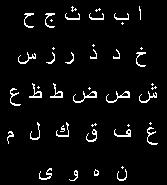
%> input picture dataSet/letters.jpg, 167 x 185 px
$ octave Template.m   (GNU Octave 9; MATLAB toolbox functions it lacks are replaced by stand-ins)
%> lines starting %> are read from the running program, lines starting %| are printed output that depends on the picture; in (x1, y1, x2, y2) boxes, pixels count from 0 and x2, y2 are one past the last pixel; in counts of white or black regions, pixels touching at a corner belong together; the program's own positions count from 1
letters=imread('dataset\\letters.jpg');
%> letters is the input picture: size 185x167x3 uint8; min 0, max 255, mean 12.5

%RGB to gray
if size(letters,3)>1
    letters=rgb2gray(letters);
%> letters: size 185x167 uint8
end

%Binarize
letters=imbinarize(letters);
%> letters: size 185x167 logical; 4.6% white in thin lines or dots, all inside (x1, y1, x2, y2) = (7, 6, 158, 181)

% process data to get accurate positions of letters
 se=strel('disk',2);
 se2=strel('disk',3);
 letterWithPoints=imdilate(letters,se);
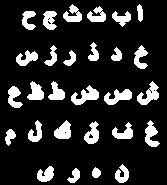
%> letterWithPoints: size 185x167 logical; 15.7% white; 28 white regions
 spearted=regionprops(letterWithPoints,'BoundingBox');
%> spearted = 28 regions; largest, box (x1, y1, x2, y2): (71, 85, 99, 105), (137, 81, 159, 105), (104, 89, 132, 105), (145, 120, 160, 147), (112, 122, 133, 139)

%Save letters in cell
 lettersSeparted=cell(28,1);
 for i=1:28
     rect = spearted(i).BoundingBox;
     lettersSeparted{i}=imcrop(letters,rect);
     lettersSeparted{i}=imresize(lettersSeparted{i},[50 50]);
     subplot(4,7,i)
     imshow(lettersSeparted{i});
 end
%> this loop made 28 passes
%> rect on passes 1 to 12: [5.5 129.5 11 17], [8.5 86.5 15 22], [16.5 50.5 22 16], [22.5 11.5 14 19], [27.5 81.5 17 19], [28.5 120.5 14 22], [37.5 166.5 17 16], [43.5 11.5 14 19], [44.5 45.5 13 21], [48.5 81.5 17 19], [54.5 120.5 17 19], [63.5 4.5 19 18]
%> after the loop, lettersSeparted = 28 items
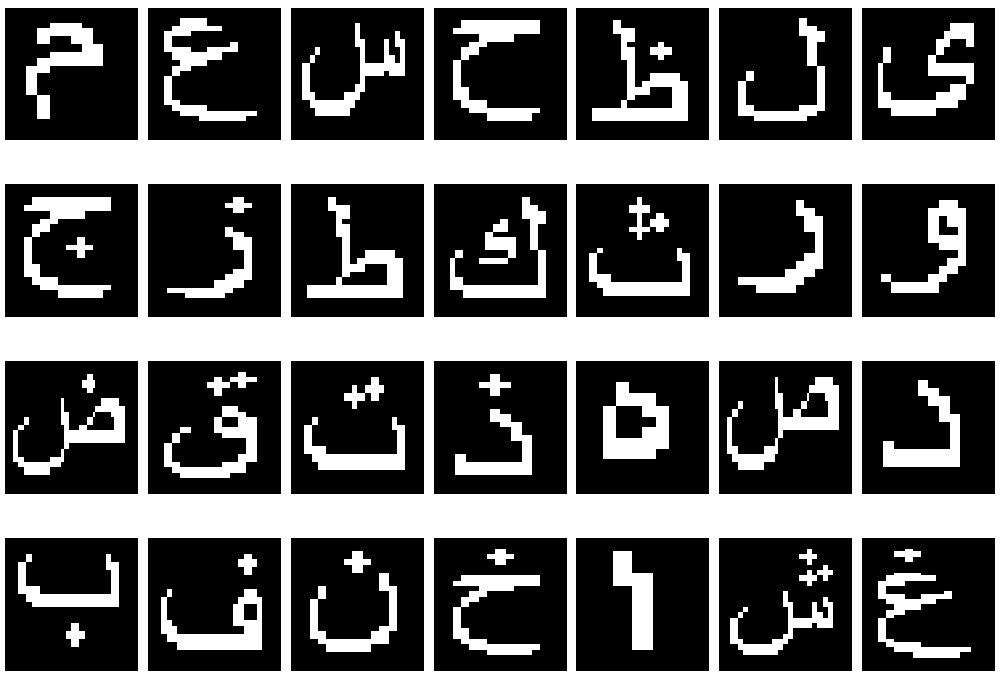
%> figure redrawn from the program's plot data, 28 panels

 disp('Press Any button to continue')
 %waitforbuttonpress;

  %Based on order of reading charters
 Array=["mem.bmp","een.bmp","sen.bmp",'hah.bmp','zah.bmp','lam.bmp','yaa.bmp','gim.bmp','zen.bmp','taa.bmp'....
     'kaf.bmp','tha.bmp','raa.bmp','waw.bmp','dad.bmp','kaff.bmp','teh.bmp','zaa.bmp','haa.bmp','sad.bmp',....
     'dal.bmp','baa.bmp','faa.bmp','non.bmp','kha.bmp','alf.bmp','shn.bmp','khn.bmp'];

%Write charceters in folder of template
%We can see that letter haa is not as required ,so we will ignore it
 for i=1:28
     if strcmp(Array(i),'haa.bmp')==1
         continue
     end
     imwrite(lettersSeparted{i},fullfile("letters\" ,Array(i) ));
 end

clf
%Create haa
haa=rgb2gray(imread('dataset\\heh.bmp'));
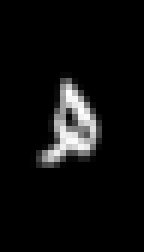
%> input picture dataSet/heh.bmp, 24 x 42 px (shown 6 times larger)
%> haa: size 42x24 uint8; min 0, max 255, mean 14
haa=imbinarize(haa);
%> haa: size 42x24 logical; 6.4% white in thin lines or dots, all inside (x1, y1, x2, y2) = (7, 13, 16, 27)
haa=imresize(haa,[150 150]);
%> haa: size 150x150 logical; 6.5% white; 1 white region, box (x1, y1, x2, y2) and area: (44, 46, 100, 96) 1452
haa=imerode(haa,se);
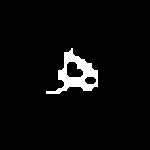
%> haa: size 150x150 logical; 4% white; 1 white region
haa=bwareaopen(haa,5);
haRegion=regionprops(haa,'BoundingBox','Area');
%> haRegion = 1 region; box (x1, y1, x2, y2) and Area: (46, 48, 98, 94) 906
newHa=imcrop(haa,haRegion(1).BoundingBox);
%> newHa: size 47x53 logical; 36.4% white; 1 white region, box (x1, y1, x2, y2) and area: (0, 0, 52, 46) 906
newHa=imresize(newHa,[50 50]);
%> newHa: size 50x50 logical; 36.4% white; 1 white region, box (x1, y1, x2, y2) and area: (0, 0, 49, 49) 910
imwrite(newHa,fullfile("letters\" ,"haa.bmp" ));
imshow(newHa)
disp('Press Any button to continue')
%waitforbuttonpress;


%Create Numbers
numbers=rgb2gray(imread('dataset\\numbers.jpg'));
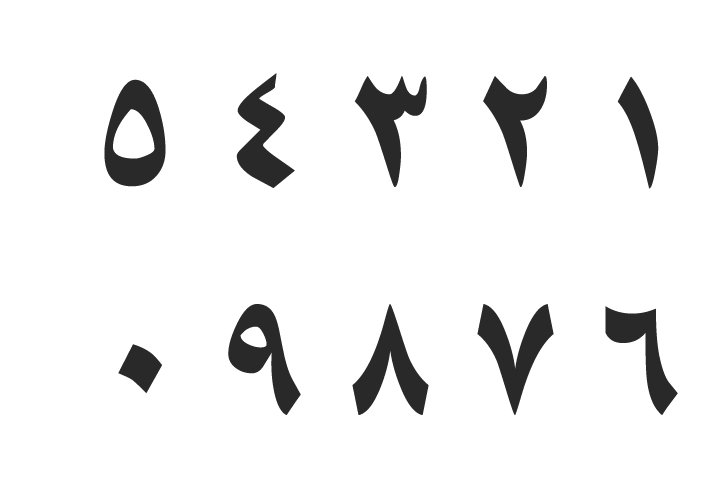
%> input picture dataSet/numbers.jpg, 712 x 488 px
%> numbers: size 488x712 uint8; min 22, max 255, mean 237.5
numbers=~imbinarize(numbers);
%> numbers: size 488x712 logical; 8.1% white; 10 white regions, largest, box (x1, y1, x2, y2) and area: (104, 80, 166, 186) 3573, (228, 304, 301, 415) 3366, (353, 304, 428, 415) 3295
numbers=imerode(numbers,strel('disk',1));
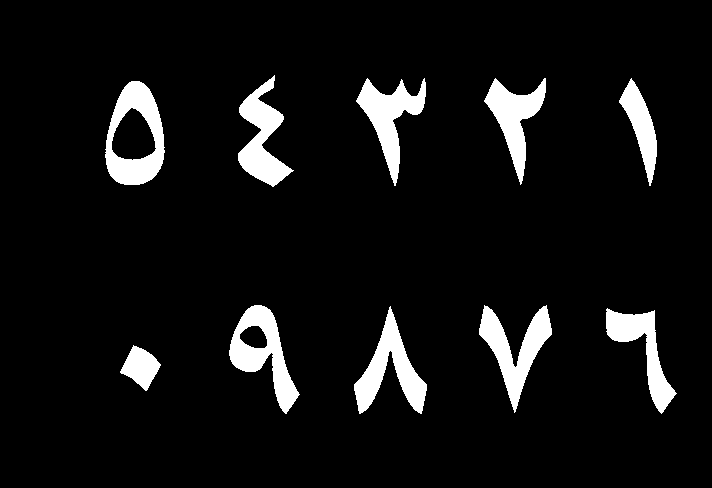
%> numbers: size 488x712 logical; 7.3% white; 10 white regions
numbersRegion=regionprops(numbers,'BoundingBox');
%> numbersRegion = 10 regions; largest, box (x1, y1, x2, y2): (354, 306, 427, 414), (479, 305, 552, 413), (229, 305, 300, 414), (356, 78, 426, 186), (606, 308, 677, 414)
%Save numbers in cell
 numbersSeparted=cell(10,1);
 numberArray=["num5.bmp",'num0.bmp','num9.bmp','num4.bmp','num8.bmp','num3.bmp','num7.bmp'....
     'num2.bmp','num6.bmp','num1.bmp'];
 clf;
 for i=1:10
     rect = numbersRegion(i).BoundingBox;
     numbersSeparted{i}=imcrop(numbers,rect);
     %in case of number 5 we need it filled because in segmented plate characters five is filled
     if strcmp(numberArray(i),'num5.bmp')==1
         numbersSeparted{i}=imfill(numbersSeparted{i},'holes');
         numbersSeparted{i}=imerode(numbersSeparted{i},strel('disk',6));
     end
     numbersSeparted{i}=imresize(numbersSeparted{i},[50 50]);
      subplot(2,5,i)
     imshow(numbersSeparted{i});
 end
%> this loop made 10 passes
%> rect on passes 1 to 10: [105.5 81.5 60 104], [120.5 345.5 41 46], [229.5 305.5 71 109], [238.5 75.5 56 112], [354.5 306.5 73 108], [356.5 78.5 70 108], [479.5 305.5 73 108], [484.5 78.5 62 107], [606.5 308.5 71 106], [619.5 78.5 38 108]
%> after the loop, numbersSeparted = 10 items
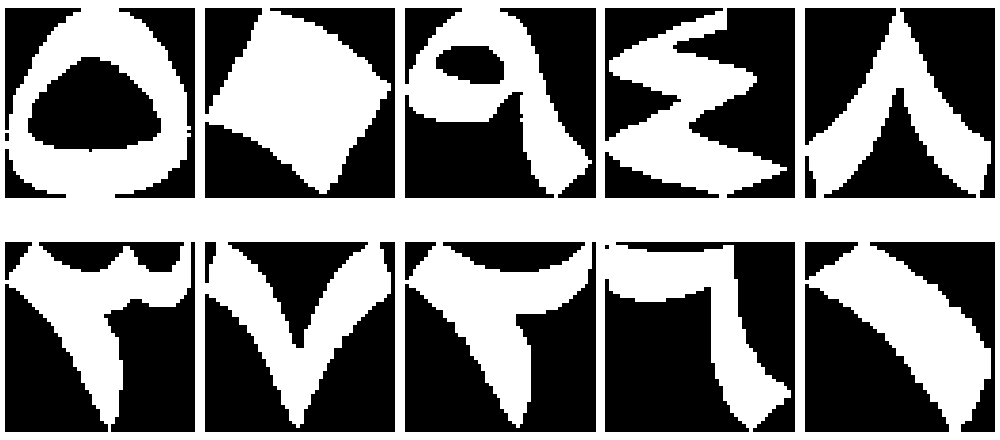
%> figure redrawn from the program's plot data, 10 panels
 %Numbers with order of identification

%Write numbers to its file
for i=1:10
     if strcmp(numberArray(i),"num0.bmp")==1
         numbersSeparted{i}=imerode(numbersSeparted{i},strel('disk',7));
     elseif strcmp(numberArray(i),"num1.bmp")==1
         numbersSeparted{i}=imerode(numbersSeparted{i},strel('disk',4));
     elseif strcmp(numberArray(i),"num9.bmp")==1
         imwrite(imfill(numbersSeparted{i},'holes'),fullfile("numbers\","num9F.bmp"));
     end
     imwrite(numbersSeparted{i},fullfile("numbers\",numberArray(i)));
 end
